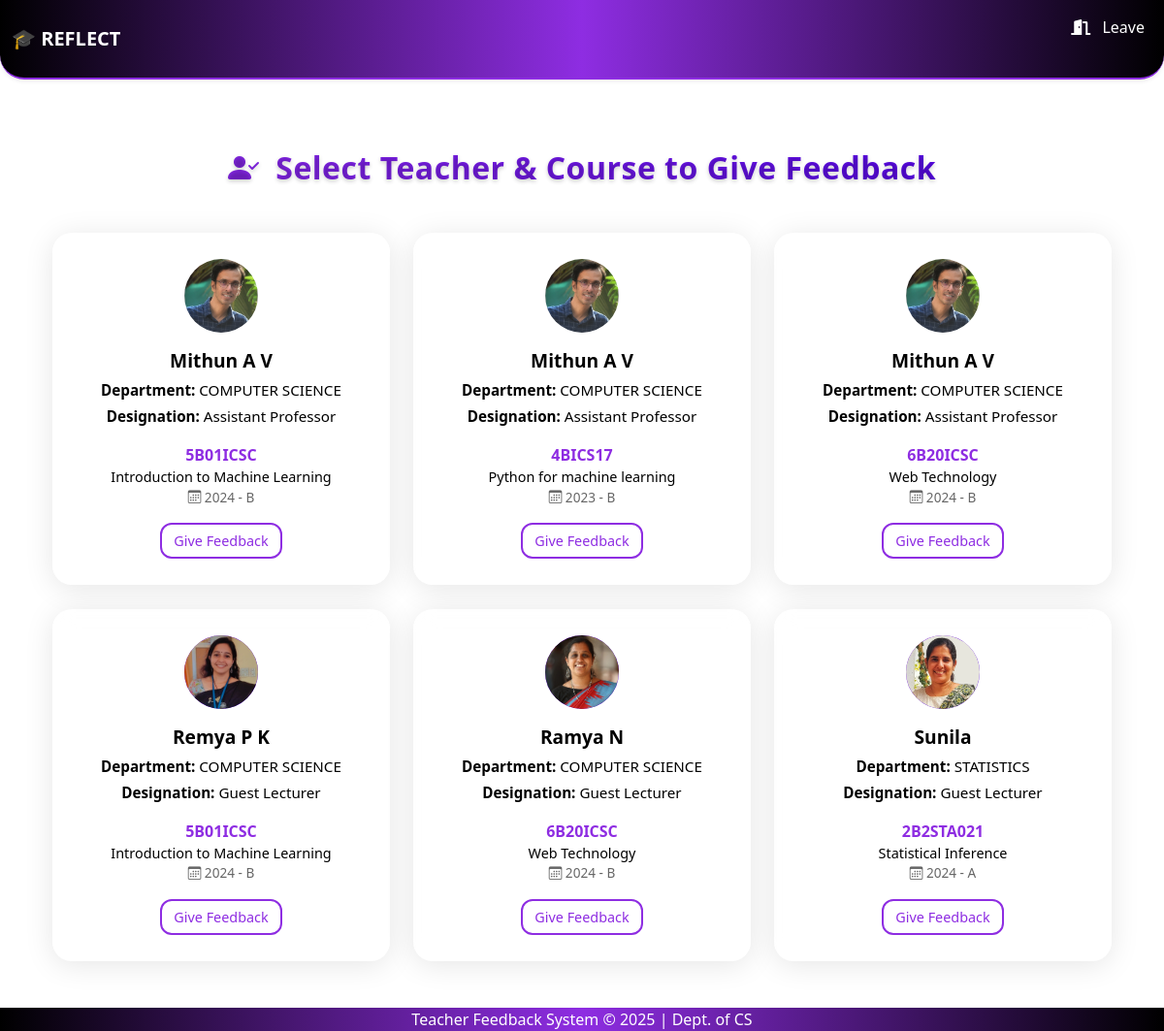
/student-feedback/teachers/, run on the app's committed database.
### feedback_app/models.py (models this page shows, shortened)
class TeacherBatch(models.Model):
    teacher_batch_id = models.AutoField(primary_key=True)
    teacher = models.ForeignKey(Teacher, on_delete=models.CASCADE)
    batch = models.ForeignKey(Batch, on_delete=models.CASCADE)
    course = models.ForeignKey(Course, on_delete=models.CASCADE)
    department = models.ForeignKey(Department, on_delete=models.CASCADE)
    is_active_for_feedback = models.BooleanField(default=False)  # NEW FIELD for teacher-course feedback activation
    class Meta:
        unique_together = ('teacher', 'batch', 'course', 'department')

class Teacher(models.Model):
    user = models.OneToOneField(User, on_delete=models.CASCADE, null=True, blank=True)  # <-- Add this line
    teacher_id = models.AutoField(primary_key=True)
    name = models.CharField(max_length=100)
    dept = models.ForeignKey(Department, on_delete=models.CASCADE)
    designation = models.CharField(max_length=100)
    gender = models.CharField(max_length=10)
    role = models.ForeignKey(Role, on_delete=models.CASCADE)
    fb_active = models.BooleanField(default=False)
    profile_picture = models.ImageField(upload_to='profile_pics/', blank=True, null=True)

class Department(models.Model):
    dept_id = models.AutoField(primary_key=True)
    dept_name = models.CharField(max_length=100)

class Course(models.Model):
    course_id = models.AutoField(primary_key=True)
    name = models.CharField(max_length=200)
    code = models.CharField(max_length=50)
    credit = models.IntegerField()
    dept = models.ForeignKey(Department, on_delete=models.CASCADE)
    pgm = models.ForeignKey(Programme, on_delete=models.CASCADE)

class Batch(models.Model):
    batch_id = models.AutoField(primary_key=True)
    course = models.ForeignKey('Course', on_delete=models.CASCADE)
    acad_year = models.CharField(max_length=10)
    part = models.CharField(max_length=20)
    is_active = models.BooleanField(default=False)  # NEW FIELD for batch activation

### feedback_app/views.py (the view)
# urls.py: path('student-feedback/teachers/', views.select_teacher_for_feedback, name='select_teacher_for_feedback'),
def select_teacher_for_feedback(request):
    print("🔥🔥🔥 VIEW IS BEING CALLED 🔥🔥🔥")
    active_teacher_batches = TeacherBatch.objects.filter(
        batch__is_active=True,
        is_active_for_feedback=True
    ).select_related('teacher', 'course', 'batch', 'department')
    print(f"🎯 Found {active_teacher_batches.count()} active teacher-batch combinations")
    teacher_courses = {}
    for tb in active_teacher_batches:
        teacher = tb.teacher
        if teacher not in teacher_courses:
            teacher_courses[teacher] = []
        teacher_courses[teacher].append(tb)
    print(f"🎯 Final teacher_courses dict has {len(teacher_courses)} teachers")
    print(f"🎯 teacher_courses is empty: {not teacher_courses}")
    context = {
        'teacher_courses': teacher_courses
    }
    return render(request, 'active_teacher_list.html', context)

### feedback_app/context_processors.py (called while the page is built)
def is_admin(request):
    user = request.user
    return {'is_admin': user.is_superuser or user.groups.filter(name='admin').exists()}

def is_hod(request):
    return {'is_hod': request.user.groups.filter(name='hod').exists()}

def is_teacher(request):
    return {'is_teacher': request.user.groups.filter(name='teacher').exists()}

### templates/active_teacher_list.html (shortened to what this page needs)
{% extends 'base.html' %}
{% block content %}
<div class="container mt-5">
    <link rel="stylesheet" href="https://cdn.jsdelivr.net/npm/bootstrap-icons@1.10.5/font/bootstrap-icons.css">
    <h2 class="dashboard-heading text-center mb-5">
        <i class="bi bi-person-check-fill me-2"></i>
        Select Teacher & Course to Give Feedback
    </h2>
    {% if teacher_courses %}
        <div class="row">
            {% for teacher, courses in teacher_courses.items %}
    {% for course_assignment in courses %}
        <div class="col-md-6 col-lg-4 mb-4">
            <div class="card glass-card h-100 p-4 d-flex flex-column">
                <div class="text-center mb-3">
                    <div class="icon-circle mx-auto overflow-hidden"
                         style="width: 80px; height: 80px; border-radius: 50%; border: 2px solid #fff;">
                        {% if teacher.profile_picture %}
                            <img src="{{ teacher.profile_picture.url }}" alt="{{ teacher.name }}'s photo"
                                 style="width: 100%; height: 100%; object-fit: cover;">
                        {% else %}
                            <i class="bi bi-person-fill" style="font-size: 2rem; line-height: 80px;"></i>
                        {% endif %}
                    </div>
                    <h5 class="card-title mt-2">{{ teacher.name }}</h5>
                    <p class="card-text mb-1"><strong>Department:</strong> {{ teacher.dept.dept_name }}</p>
                    <p class="card-text"><strong>Designation:</strong> {{ teacher.designation }}</p>
                </div>
                <div class="mt-auto text-center">
                    <div class="course-code">{{ course_assignment.course.code }}</div>
                    <div style="font-size: 0.9rem;">{{ course_assignment.course.name }}</div>
                    <div class="batch-info">
                        <i class="bi bi-calendar3"></i> {{ course_assignment.batch.acad_year }} - {{ course_assignment.batch.part }}
                    </div>
                    <a href="{% url 'student_feedback_form_by_teacher_course' course_assignment.teacher_batch_id %}"
                       class="glass-button mt-3 d-inline-block">
                        Give Feedback
                    </a>
                </div>
            </div>
        </div>
    {% endfor %}
{% endfor %}
        </div>
    {% endif %}
</div>
{% endblock %}

### templates/active_teacher_list.html (style rules this page uses)
.glass-card { background: rgba(255, 255, 255, 0.1); border: 1px solid rgba(255, 255, 255, 0.2); border-radius: 20px; backdrop-filter: blur(10px); -webkit-backdrop-filter: blur(10px); box-shadow: 0 4px 30px rgba(0, 0, 0, 0.1); transition: all 0.3s ease; color: #000; }
.glass-button { background: white; color: #8e2de2; border: 2px solid #8e2de2; border-radius: 12px; padding: 6px 12px; font-weight: 500; text-decoration: none; display: inline-block; transition: all 0.3s ease; font-size: 0.9rem; margin: 2px; }
.icon-circle { background: linear-gradient(135deg, #8e2de2, #4a00e0); color: white; border-radius: 50%; width: 60px; height: 60px; display: flex; align-items: center; justify-content: center; font-size: 24px; margin-bottom: 15px; }
.card-title { font-weight: bold; font-size: 1.2rem; }
.card-text { font-size: 0.95rem; }
.dashboard-heading { font-size: 2rem; font-weight: 700; background: linear-gradient(90deg, #8e2de2, #4a00e0); -webkit-background-clip: text; -webkit-text-fill-color: transparent; text-shadow: 0 2px 4px rgba(0, 0, 0, 0.2); letter-spacing: 0.5px; }
.course-code { font-weight: bold; color: #8e2de2; }
.batch-info { font-size: 0.85rem; color: #666; }

### data on the page
Teacher: name "Mithun A V", dept.dept_name "COMPUTER SCIENCE", designation "Assistant Professor"
TeacherBatch: profile_picture (picture), course.code "5B01ICSC", course.name "Introduction to Machine Learning", batch.acad_year "2024", batch.part "B"
TeacherBatch: profile_picture (picture), course.code "4BICS17", course.name "Python for machine learning", batch.acad_year "2023", batch.part "B"
TeacherBatch: profile_picture (picture), course.code "6B20ICSC", course.name "Web Technology", batch.acad_year "2024", batch.part "B"
Teacher: name "Remya P K", dept.dept_name "COMPUTER SCIENCE", designation "Guest Lecturer"
TeacherBatch: profile_picture (picture), course.code "5B01ICSC", course.name "Introduction to Machine Learning", batch.acad_year "2024", batch.part "B"
Teacher: name "Ramya N", dept.dept_name "COMPUTER SCIENCE", designation "Guest Lecturer"
TeacherBatch: profile_picture (picture), course.code "6B20ICSC", course.name "Web Technology", batch.acad_year "2024", batch.part "B"
Teacher: name "Sunila", dept.dept_name "STATISTICS", designation "Guest Lecturer"
TeacherBatch: profile_picture (picture), course.code "2B2STA021", course.name "Statistical Inference", batch.acad_year "2024", batch.part "A"
